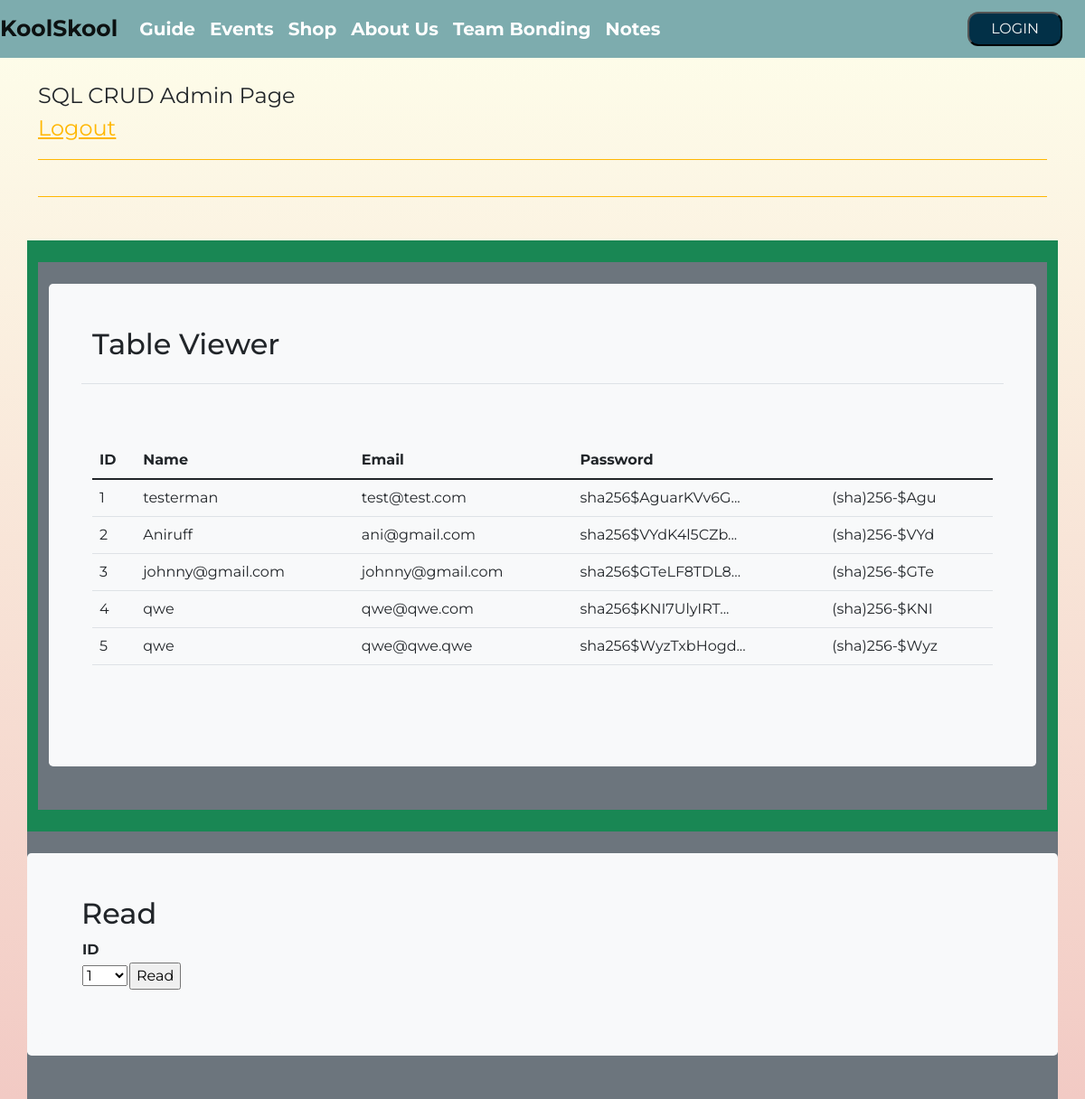
Page /crud/crudview/ (signed in) on the committed database.
### cruddy/model.py (models this page shows, shortened)
class Users(UserMixin, db.Model):
    __tablename__ = 'users'
    userID = db.Column(db.Integer, primary_key=True)
    name = db.Column(db.String(255), unique=False, nullable=False)
    email = db.Column(db.String(255), unique=True, nullable=False)
    password = db.Column(db.String(255), unique=False, nullable=False)
    phone = db.Column(db.String(255), unique=False, nullable=False)
    notes = db.relationship("Notes", cascade='all, delete', backref='users', lazy=True)
    def read(self):
        return {
            "userID": self.userID,
            "name": self.name,
            "email": self.email,
            "password": self.password,
            "phone": self.phone,
            "query": "by_alc"  # This is for fun, a little watermark
        }
    def delete(self):
        db.session.delete(self)
        db.session.commit()
        return None

### cruddy/app_crud.py (the view)
@app_crud.route('/crudview/')
@login_required
def crud_view():
    return render_template("crudview.html", table=users_all())

### cruddy/login.py (called while the page is built)
@login_manager.user_loader
def user_loader(user_id):
    if user_id is not None:
        return Users.query.get(user_id)
    return None

### cruddy/query.py (called while the page is built)
def users_all():
    table = Users.query.all()
    json_ready = [peep.read() for peep in table]
    return json_ready

### cruddy/templates/cruddy/crudview.html (shortened to what this page needs)
<!DOCTYPE html>
{% extends "layouts/base.html" %}
{% block content %}
<div class="container py-4">
    <header class="pb-3 mb-4 border-bottom border-primary text-dark">
        <span class="fs-4">SQL CRUD Admin Page</span>
        <header class="pb-3 mb-4 border-bottom border-primary text-dark">
            <span class="fs-4"><a href={{ url_for('crud.crud_logout') }}>Logout</a></span>
        </header>
    </header>
</div>
<div class="container py-4 text-light bg-success">
    <div class="container bg-secondary py-4">
        <div class="p-5 mb-4 bg-light text-dark rounded-3">
            <h2>Table Viewer</h2>
            <div class="row align-items-md-stretch">
                <table class="table">
                    <tbody>
                    <tr>
                        <td></td>
                        <td></td>
                    </tr>
                    </tbody>
                </table>
            </div>
            <div class="row align-items-md-stretch">
                <div class="container-fluid py-5">
                    <table class="table">
                        <thead>
                        <tr>
                            <th>ID</th>
                            <th>Name</th>
                            <th>Email</th>
                            <th>Password</th>
                        </tr>
                        </thead>
                        <tbody>
                        {% for row in table %}
                        {% set pn = "" ~ row['password'] %}
                        {% set pnf = "(" ~ pn[0:3] ~ ")" ~ pn[3:6] ~ "-" ~ pn[6:10] %}
                        <tr>
                            <td>{{ row['userID'] }}</td>
                            <td>{{ row['name'] }}</td>
                            <td>{{ row['email'] }}</td>
                            <td>{{ row['password'] | truncate(20) }}</td>
                            <td>{{ pnf }}</td>
                        </tr>
                        {% endfor %}
                        </tbody>
                    </table>
                </div>
            </div>
        </div>
    </div>
</div>
<div class="container bg-secondary py-4">
    <div class="row mb-4 bg-light text-dark rounded-3">
        <div class="col-md-3">
            <div class="p-5 mb-4 bg-light text-dark rounded-3">
                <h2>Read</h2>
                <form method="POST" ID="read" action={{url_for('crud.read')}} >
                    <table id="read_table">
                        <tr><th><label for="read_userid">ID</label></th></tr>
                        <tr>
                            <td>
                                <select name="userid" id="read_userid">
                                    <optgroup label="userid">
                                        {% for row in table %}
                                        <option label="{{ row['userID'] }}">{{ row['userID'] }}</option>
                                        {% endfor %}
                                    </optgroup>
                                </select>
                            </td>
                            <td>
                                <input type="submit" value="Read">
                            </td>
                        </tr>
                    </table>
                </form>
            </div>
        </div>
    </div>
</div>
{% endblock %}

### templates/layouts/base.html (style rules this page uses)
body { background: -webkit-gradient(linear, left top, left bottom, from(#FEFFEB), to(#f2cac4)) fixed; }

### rows in the picture
Users: userID "1", name "testerman", email "test@test.com", password "sha256$AguarKVv6G...", pnf "(sha)256-$Agu"
Users: userID "2", name "Aniruff", email "ani@gmail.com", password "sha256$VYdK4l5CZb...", pnf "(sha)256-$VYd"
Users: userID "3", name "johnny@gmail.com", email "johnny@gmail.com", password "sha256$GTeLF8TDL8...", pnf "(sha)256-$GTe"
Users: userID "4", name "qwe", email "qwe@qwe.com", password "sha256$KNI7UlyIRT...", pnf "(sha)256-$KNI"
Users: userID "5", name "qwe", email "qwe@qwe.qwe", password "sha256$WyzTxbHogd...", pnf "(sha)256-$Wyz"

### other values in the picture
{{ basename }} "KoolSkool"
form field userid "1"
